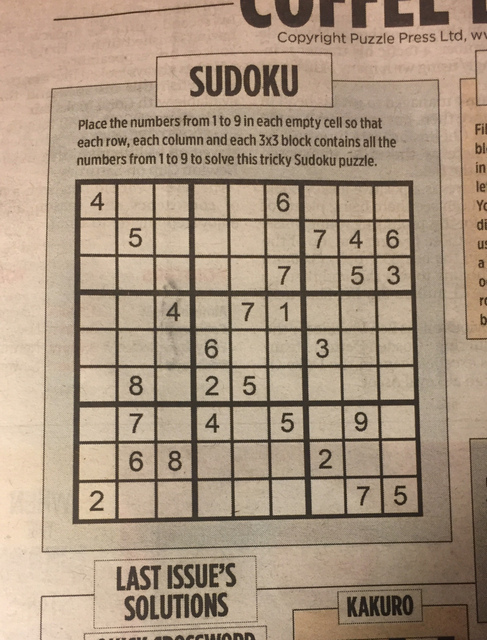
#> input picture lesson_2/assets/lesson_2_example_image_1.jpg, 487 x 640 px; the run also reads 1 picture not shown here
$ jupyter execute --allow-errors cv_lecture_2.ipynb   (older library calls are emulated)
#> lines starting #> are read from the running program, lines starting #| are printed output that depends on the picture; after the words box and inside, x2 and y2 are one past the last pixel; in counts of white or black regions, pixels touching at a corner belong together
#> further down, img is the input picture: shape (640, 487, 3); mean B, G, R 128.6, 149.7, 169.5
# Лекция: Компьютерное зрение
## Классические алгормимы компьютерного зрения

**Преподаватель:** Весельев Александр, Т-Банк

**Аудитория:** ФКН ВШЭ, МФТИ

---

## Feature Detectors and Descriptors

### Harris Corner Detector

Способ найти на картинке *углы*: места, где изображение меняется сразу в двух направлениях (и по X, и по Y).

*Идея*: при небольшом сдвиге окна (патча) вокруг точки:

- в угле картинка плохо совпадёт при любом маленьком сдвиге
- на ребре – совпадёт при сдвиге вдоль ребра
- на ровном – совпадёт почти всегда.

#### Функция энергии

Пусть изображение – функция яркости:
$$I(x,y)$$

Берём маленькое окно $W$ вокруг точки $(x,y)$ и смотрим, насколько изменится картинка, если сдвинуть окно на $(u,v)$:
$$
E(u,v)=\sum_{(i,j)\in W} w(i,j),\bigl(I(i+u,j+v)-I(i,j)\bigr)^2
$$
где $w(i,j)$ — веса окна (gaussian), чтобы центр был важнее.

#### Линеаризация

Для малых $(u,v)$:
$$
I(i+u, j+v)\approx I(i,j)+I_x(i,j)u + I_y(i,j)v
$$
где
$$
I_x=\frac{\partial I}{\partial x},\quad I_y=\frac{\partial I}{\partial y}
$$

Тогда разность:
$$
I(i+u,j+v)-I(i,j)\approx I_x(i,j)u + I_y(i,j)v
$$

Подставляем в $E(u,v)$:
$$
E(u,v)\approx \sum_{(i,j)\in W} w(i,j)(I_x u + I_y v)^2
$$

$$
(I_x u + I_y v)^2 = I_x^2 u^2 + 2 I_x I_y u v + I_y^2 v^2
$$

Тогда:
$$
E(u,v)\approx u^2\sum w I_x^2+2uv\sum w I_x I_y+v^2\sum w I_y^2
$$

В матричном виде:
$$
E(u,v)\approx
\begin{bmatrix}u & v\end{bmatrix}\mathbf{M}\begin{bmatrix}u \\ v\end{bmatrix}
$$

где $\mathbf{M}$ — **матрица вторых моментов**:
$$
\mathbf{M}=\sum_{(i,j)\in W} w(i,j)\begin{bmatrix}I_x^2 & I_x I_y \\ I_x I_y & I_y^2 \end{bmatrix} = \begin{bmatrix}A & C \\ C & B\end{bmatrix}
$$
с обозначениями:
$$
A=\sum w I_x^2,\quad
B=\sum w I_y^2,\quad
C=\sum w I_x I_y
$$

#### Собственные значения и геометрический смысл

Пусть $\lambda_1,\lambda_2$ — собственные значения $\mathbf{M}$ (они $\ge 0$)

- **Ровная область**: градиенты малы $A,B,C\approx 0 \rightarrow \lambda_1\approx 0, \lambda_2\approx 0$
- **Ребро**: сильное изменение в одном направлении – одно собственное значение большое, второе маленькое $\lambda_1\gg \lambda_2\approx 0$
- **Угол**: изменения в двух направлениях – $\lambda_1 > 0, \lambda_2 > 0$

#### Скалярный отклик

$$
R = \det(\mathbf{M}) - k(\operatorname{trace}(\mathbf{M}))^2
$$
где
$$
\det(\mathbf{M}) = \lambda_1\lambda_2\quad
\operatorname{trace}(\mathbf{M}) = \lambda_1+\lambda_2
$$
и обычно $k\in[0.04, 0.06]$

Если $\mathbf{M}=\begin{bmatrix}A & C \\ C & B\end{bmatrix}$, то:

$$
\det(\mathbf{M}) = AB - C^2
$$
$$
\operatorname{trace}(\mathbf{M}) = A + B
$$

Значит:
$$
R = (AB - C^2) - k(A+B)^2
$$

Интерпретация:

- **Ровная область**: $R\approx 0$
- **Ребро**: одно значение большое, другое маленькое $\rightarrow \det \approx 0, \operatorname{trace} > 0 \rightarrow R$ часто **отрицательный**
- **Угол**: $A$ и $B$ большие, $\det > 0 \rightarrow R$ обычно **сильно положительный**

#### Практический алгоритм

1. Перевести в `grayscale`
2. Посчитать градиенты $I_x, I_y$ (обычно Sobel)
3. Посчитать $I_x^2, I_y^2, I_x I_y$
4. Сгладить их гауссовым фильтром
5. Для каждой точки вычислить $R$
6. Взять точки, где $R$ больше порога

[cell 1]
import cv2
import numpy as np
import matplotlib.pyplot as plt
import os
import requests
import warnings
import glob

from pathlib import Path

def show_image(image, cmap=None):
    plt.imshow(image, cmap=cmap)
    plt.axis("off")
    plt.show()


SUDOKU_IMAGE_PATH = "assets/lesson_2_example_image_1.jpg"
OUTDOOR_FIRST_PART_PATH = "assets/lesson_2_example_image_2.jpg"
OUTDOOR_SECOND_PART_PATH = "assets/lesson_2_example_image_3.jpg"
OUTDOOR_THIRD_PART_PATH = "assets/lesson_2_example_image_4.jpg"

[cell 2]
def harris_example(img, nms: bool = False) -> None:
#> called with nms = False
    title = f"Harris Corner Detection (nms is {'on' if nms else 'off'})"

    gray = cv2.cvtColor(img, cv2.COLOR_BGR2GRAY)
    gray_f = np.float32(gray)

    block_size = 2
    ksize = 3
    k = 0.04

    R = cv2.cornerHarris(gray_f, blockSize=block_size, ksize=ksize, k=k)
    if not nms:
        R = cv2.dilate(R, None)
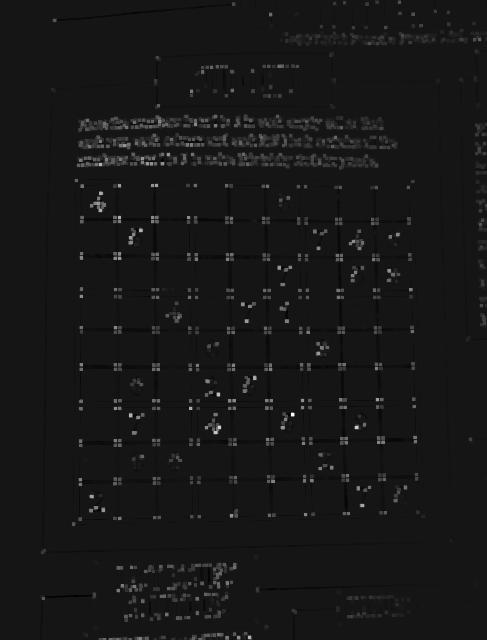
#> R: shape (640, 487) float32; min -3173698.8, max 34551196, mean 388298.3; drawn with min black and max white
    thr = 0.01 * R.max()
#> thr = 345512
    mask_thr = (R > thr)
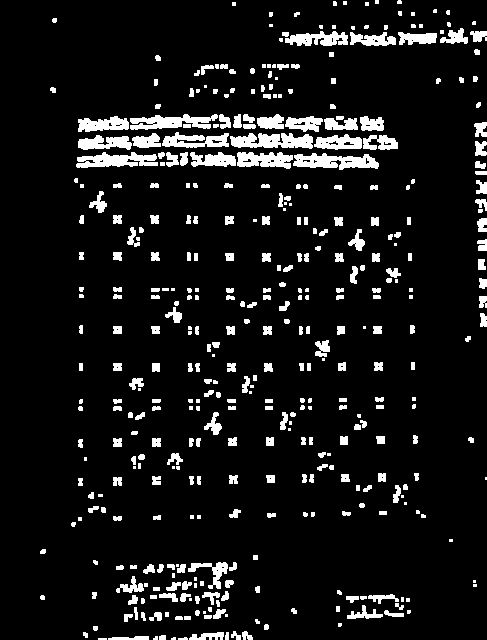
#> mask_thr: shape (640, 487) bool; 8.7% white; 423 white regions (112 under 20 px), largest, box (x1, y1, x2, y2) and area: (230, 133, 313, 149) 955, (293, 153, 379, 170) 933, (76, 152, 158, 168) 849

    if nms:
        nms_ksize = 7
        kernel = np.ones((nms_ksize, nms_ksize), np.uint8)
        R_dilated = cv2.dilate(R, kernel)
        mask_localmax = (R == R_dilated)

        corners_mask = mask_thr & mask_localmax

        ys, xs = np.where(corners_mask)

        result = img.copy()
        for x, y in zip(xs, ys):
            cv2.circle(result, (int(x), int(y)), 3, (0, 0, 255), 1, cv2.LINE_AA)
    else:

        result = img.copy()
        result[mask_thr] = (0, 0, 255)
#> result: shape (640, 487, 3); 8.67% of pixels changed, all inside (x1, y1, x2, y2) = (40, 0, 487, 640)

    plt.title(title)
    show_image(result[..., ::-1])

img = cv2.imread(SUDOKU_IMAGE_PATH)
harris_example(img)

[cell 3]
# harris_example(cv2.rotate(img, cv2.ROTATE_90_CLOCKWISE))

---

*Напоминание: оператор Собеля*

[cell 4]
ori = cv2.cvtColor(cv2.imread(SUDOKU_IMAGE_PATH), cv2.COLOR_BGR2GRAY)

gradientx = cv2.Sobel(ori, ddepth=cv2.CV_32F, dx=1, dy=0)
gradienty = cv2.Sobel(ori, ddepth=cv2.CV_32F, dx=0, dy=1)
gradient = np.concat((gradientx, gradienty), axis=1)

show_image(np.abs(gradient), cmap='gray')

#### Laplacian of Gaussian (LoG)

[cell 5]
test_image = cv2.imread(OUTDOOR_FIRST_PART_PATH)
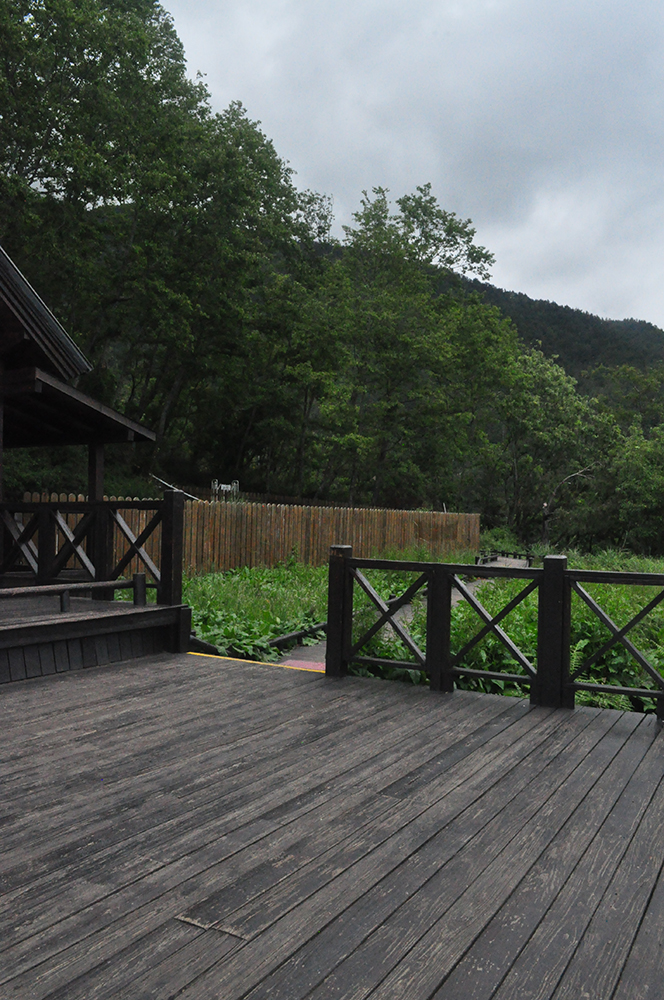
#> input picture lesson_2/assets/lesson_2_example_image_2.jpg, 664 x 1000 px
#> test_image is the input picture: shape (1000, 664, 3); mean B, G, R 84.9, 90.6, 85.6
gray = cv2.cvtColor(test_image, cv2.COLOR_BGR2GRAY)
#> gray: shape (1000, 664)

blur = cv2.GaussianBlur(gray, (0, 0), sigmaX=1.6, sigmaY=1.5)

# # Эквивалентно
# logx = cv2.Sobel(blur, ddepth=cv2.CV_32F, dx=2, dy=0)
# logy = cv2.Sobel(blur, ddepth=cv2.CV_32F, dx=0, dy=2)
# log = logx + logy
log = cv2.Laplacian(blur, ddepth=cv2.CV_32F, ksize=3)

# Для визуализации
log_abs = np.abs(log)
log_vis = cv2.normalize(log_abs, None, 0, 255, cv2.NORM_MINMAX).astype(np.uint8)

plt.title("LoG")
show_image(log_vis, cmap="gray")

#### Difference of Gaussian (DoG)

"Дешевое" приближение `LoG`

[cell 6]
test_image = cv2.imread(OUTDOOR_FIRST_PART_PATH)
gray = cv2.cvtColor(test_image, cv2.COLOR_BGR2GRAY)

sigma1 = 1.6
sigma2 = 1.6 * (2 ** 0.5)

# ksize ~ 6*sigma + 1
g1 = cv2.GaussianBlur(gray, ksize=(0, 0), sigmaX=sigma1, sigmaY=sigma1)
g2 = cv2.GaussianBlur(gray, ksize=(0, 0), sigmaX=sigma2, sigmaY=sigma2)

dog = g1.astype(np.float32) - g2.astype(np.float32)
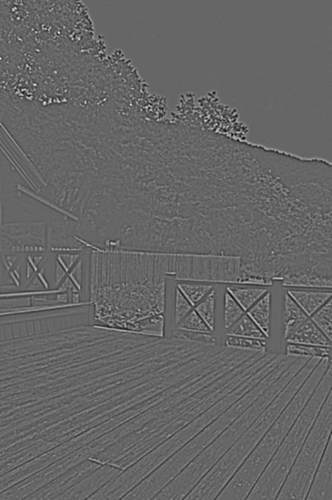
#> dog: shape (1000, 664) float32 (shown at 1/2 size); min -22, max 33, mean 0; drawn with min black and max white

# Для визуализации
dog_vis = cv2.normalize(dog, None, 0, 255, cv2.NORM_MINMAX).astype(np.uint8)

plt.title("DoG")
show_image(dog_vis, cmap="gray")

#### Gaussian Pyramid

[cell 7]
img = test_image.copy()
img = cv2.cvtColor(img, cv2.COLOR_BGR2RGB)
#> img: shape (1000, 664, 3)

num_levels = 5
pyramid = [img]

current = img
for _ in range(num_levels - 1):
    # (5, 5) - размер ядра для сглаживания
    current = cv2.pyrDown(current)
    pyramid.append(current)
#> after the loop, pyramid = 5 items


# отрисовка пирамиды
h0, w0 = pyramid[0].shape[:2]

canvas_width = w0 + pyramid[1].shape[1]
canvas_height = h0

canvas = np.ones((canvas_height, canvas_width, 3), dtype=np.uint8) * 255

canvas[0:h0, 0:w0] = pyramid[0]

y_offset = 0
for level in pyramid[1:]:
    h, w = level.shape[:2]
    canvas[y_offset:y_offset+h, w0:w0+w] = level
    y_offset += h
#> this loop made 4 passes
#> (h, w, y_offset) on passes 1 to 4: (500, 332, 500), (250, 166, 750), (125, 83, 875), (63, 42, 938)
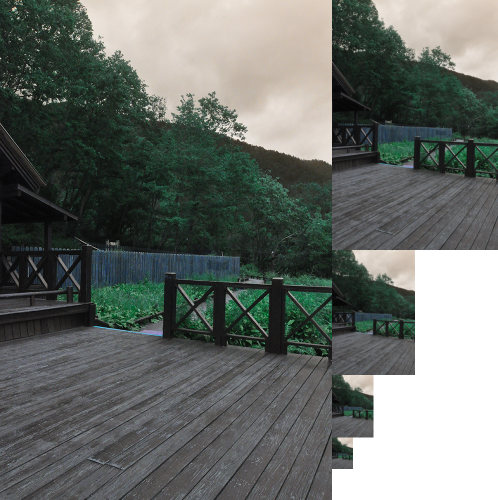
#> canvas: shape (1000, 996, 3) (shown at 1/2 size); mean of channels 0, 1, 2 104.5, 109, 104; drawn as B, G, R
#> after the loop, y_offset = 938

plt.figure(figsize=(10, 6))
plt.imshow(canvas)
plt.title("Gaussian Pyramid (real relative sizes)")
plt.axis("off")
plt.show()

### SIFT

*Scale-Invariant Feature Transform*

Алгоритм для поиска признаков на изображениях, устойчивый к масштабированию и поворотам

Шаги:
**1. Построение масштабного пространства (Scale-space construction)**

- Исходное изображение $I(x,y)$ сглаживается:

$$
L(x,y,\sigma) = G(x,y,\sigma) * I(x,y)
$$

- Строится несколько уровней размытия (scale levels) для каждого масштаба
- Масштабы группируются в **октавы**:
  - при переходе к следующей октаве изображение уменьшается в 2 раза
  - процесс повторяется

**2. Вычисление Difference-of-Gaussians (DoG)**

- Для соседних масштабов вычисляется разность:
$$
D(x,y,\sigma) = L(x,y,k\sigma) - L(x,y,\sigma)
$$
- Получается пирамида DoG-изображений

**3. Поиск экстремумов в scale-space**

Цель — найти потенциальные ключевые точки

- Каждая точка DoG сравнивается:
  - с 8 соседями в том же масштабе
  - с 9 соседями в масштабе ниже
  - с 9 соседями в масштабе выше

- Если точка — локальный максимум или минимум, то кандидат в ключевую точку

**4. Точная локализация ключевых точек**

Фильтрация точек

- Раскладывается ряд Тейлора для $D(x,y,\sigma)$ и откидываются точки низкой интенсивности   (`contrastThreshold`)
- Удаляются граничные точки, по аналогии с Harris detector (`edgeThreshold`)

**5. Назначение ориентации (Orientation assignment)**

Необходимо для rotation invariance

- В окрестности ключевой точки вычисляются:
  - величина градиента
  - направление градиента
- Строится гистограмма направлений
- Основной пик гистограммы задаёт ориентацию точки

**6. Построение дескриптора ключевой точки**

- Окрестность точки:
  - масштабируется
  - поворачивается по найденной ориентации

- Область делится на сетку $4 \times 4$
- В каждой ячейке строится гистограмма направлений градиента (8 направлений)
- Формируется вектор размерности:
$$
4 \times 4 \times 8 = 128
$$

**7. Нормализация дескриптора**

Цель — устойчивость к изменению освещения

- Дескриптор нормируется по L2-норме
- Значения ограничиваются

[cell 8]
img = cv2.imread(OUTDOOR_FIRST_PART_PATH)
gray = cv2.cvtColor(img, cv2.COLOR_BGR2GRAY)

sift = cv2.SIFT_create()
kp = sift.detect(gray,None)
#> kp = 3059 keypoints; strongest (x, y, size): (72, 64, 1.9), (209, 199, 2.2), (118, 65, 2.8), (38, 78, 2.1)

# img = cv2.drawKeypoints(gray, kp, img)
# # Отрисовка с направлениями и магнитудой
img = cv2.drawKeypoints(gray, kp, img, flags=cv2.DRAW_MATCHES_FLAGS_DRAW_RICH_KEYPOINTS)
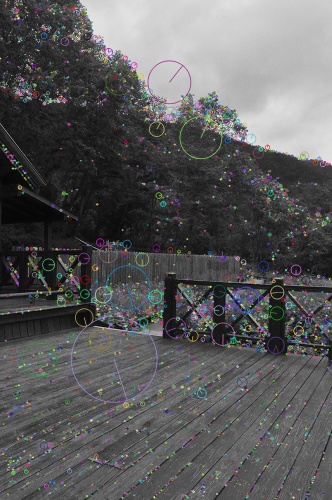
#> img: shape (1000, 664, 3) (shown at 1/2 size); mean B, G, R 91.2, 91, 90.9

show_image(img)

---

#### FAST

[link](https://habr.com/ru/articles/414459/)

FAST был одним из первых эвристических методов поиска особых точек, который завоевал большую популярность из-за своей вычислительной эффективности. Для принятия решения о том, считать заданную точку С особой или нет, в этом методе рассматривается яркость пикселей на окружности с центром в точке С и радиусом 3:
Сравнивая яркости пикселей окружности с яркостью центра C, получаем для каждого три возможных исхода (светлее, темнее, похоже):

$\begin{array}{l} {I_p} > {I_C} + t\\ {I_p} < {I_C}-t\\ {I_C}-t < {I_p} < {I_C} + t\end{array}$

Здесь I – яркость пикселей, t – некоторый заранее фиксированный порог по яркости.
Точка помечается как особая, если на круге существует подряд n=12 пикселей, которые темнее, или 12 пикселей, которые светлее, чем центр.

Как показала практика, в среднем для принятия решения нужно было проверить около 9 точек. Для того, чтобы ускорить процесс, авторы предложили сначала проверить только четыре пиксела под номерами: 1, 5, 9, 13. Если среди них есть 3 пиксела светлее или темнее, то выполняется полная проверка по 16 точкам, иначе – точка сразу помечается как «не особая». Это сильно сокращает время работы, для принятия решения в среднем достаточно опросить всего лишь около 4 точек окружности.

---

#### BRIEF

Алгоритм вычисления дескрипторов особых точек. строится из 256 бинарных сравнений между яркостями пикселей на размытом изображении. Бинарный тест между точками х и у определяется так:

$$
\tau(P, x, y) :=
\begin{cases}
1 & \text{if } p(x) < p(y), \\
0 & \text{if } p(x) \geq p(y).
\end{cases}
$$

В оригинальной статье было рассмотрено несколько способов выбора точек для бинарных сравнений. Как оказалось, один из лучших способов – выбирать точки случайным образом Гауссовским распределением вокруг центрального пиксела. Эта случайная последовательность точек выбирается один раз и в дальнейшем не меняется. Размер рассматриваемой окрестности точки равен 31х31 пиксел, а апертура размытия равна 5.

Полученный бинарный дескриптор оказывается устойчив к сменам освещения, перспективному искажению, быстро вычисляется и сравнивается, но очень неустойчив к вращению в плоскости изображения.

### ORB

(Oriented FAST and Rotated BRIEF)

1. Детектор ключевых точек: FAST
2. Оценка ключевых точек
- считает Harris score для точки
- оставляет топ-N точек
3. Устойчивость к масштабу: пирамида изображений
- строится пирамида: изображение в нескольких масштабах (уменьшенные копии)
- FAST запускается на каждом уровне
4. Ориентация ключевой точки (Oriented)
- смотрим на распределение яркости вокруг точки
- находим куда смещён центр массы яркости
1. Дескриптор: Rotated BRIEF
- ORB делает rBRIEF: набор пар точек для сравнений поворачивается согласно ориентации ключевой точки

[cell 9]
img = cv2.imread(OUTDOOR_FIRST_PART_PATH, cv2.IMREAD_GRAYSCALE)
#> img: shape (1000, 664)

orb = cv2.ORB_create()
kp = orb.detect(img,None)
#> kp = 500 keypoints; strongest (x, y, size): (116, 64, 31), (118, 65, 31), (72, 64, 31), (91, 57, 31)
kp, des = orb.compute(img, kp)

img2 = cv2.drawKeypoints(cv2.imread(OUTDOOR_FIRST_PART_PATH), kp, None, color=(0,0,255), flags=0)
show_image(img2[..., ::-1])

---

## Matching

### Brute Force Matcher

#### Ratio Test (Lowe)

Соответствия ключевых точек между двумя изображениями находятся путём определения их ближайших соседей. Однако в некоторых случаях второе ближайшее совпадение может быть очень близко к первому. Это может происходить из-за шума или по другим причинам. В таком случае вычисляется отношение расстояния до ближайшего соседа к расстоянию до второго ближайшего. Если это отношение больше 0,8, совпадение отбрасывается. Согласно статье, такой подход устраняет около 90% ложных совпадений, теряя при этом лишь 5% правильных. ([source](https://docs.opencv.org/4.x/da/df5/tutorial_py_sift_intro.html))

[cell 10]
img1 = cv2.imread(OUTDOOR_FIRST_PART_PATH, cv2.IMREAD_GRAYSCALE)
img2 = cv2.imread(OUTDOOR_SECOND_PART_PATH, cv2.IMREAD_GRAYSCALE)
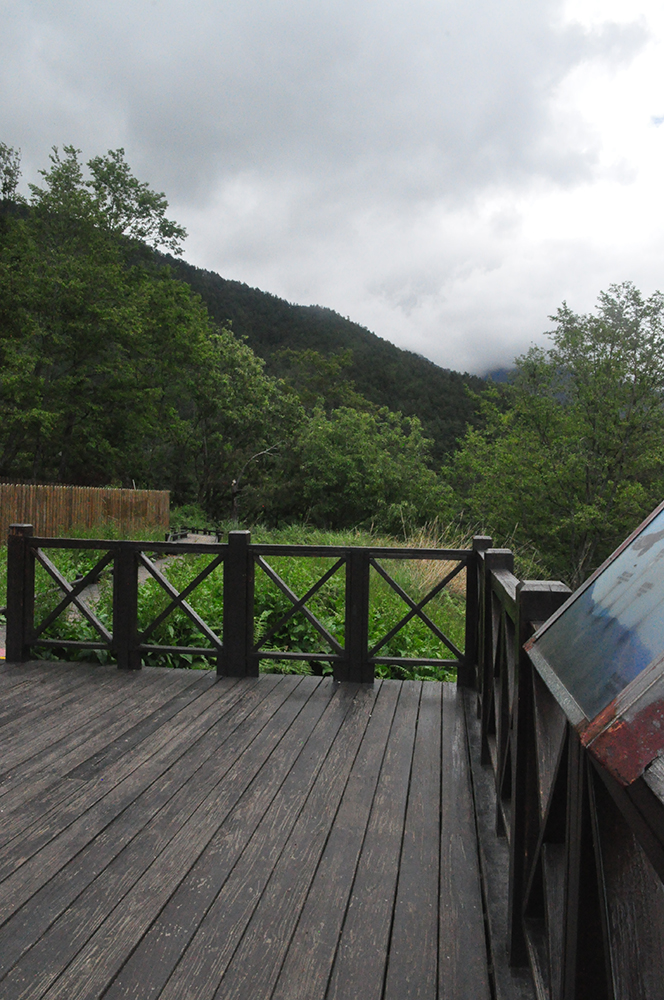
#> input picture lesson_2/assets/lesson_2_example_image_3.jpg, 664 x 1000 px
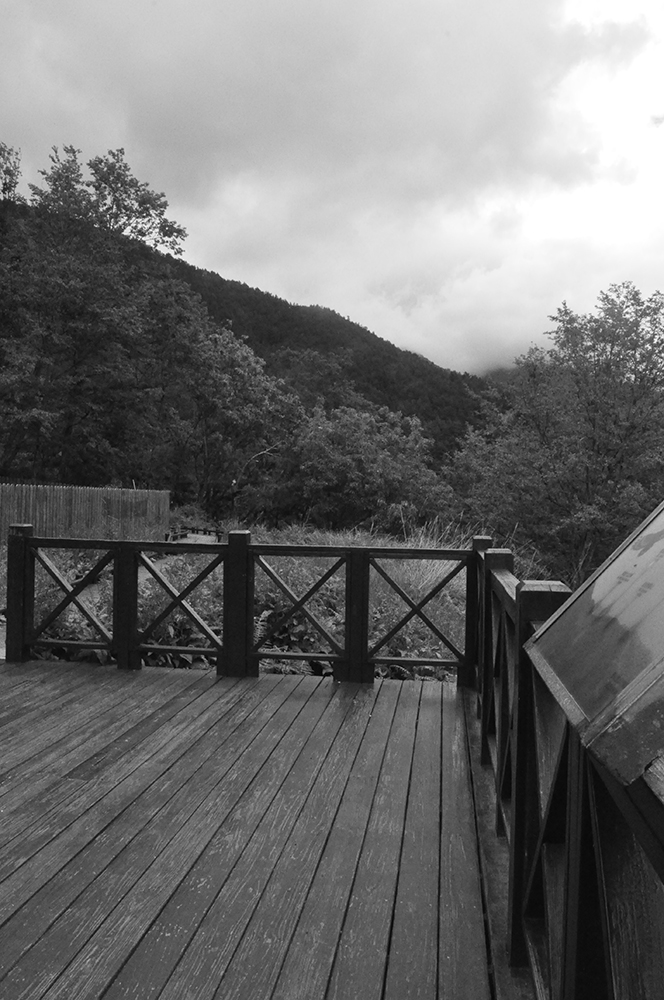
#> img2: shape (1000, 664); min 0, max 255, mean 110

sift = cv2.SIFT_create()
kp1, des1 = sift.detectAndCompute(img1, None)
#> kp1 = 3059 keypoints; strongest (x, y, size): (72, 64, 1.9), (209, 199, 2.2), (118, 65, 2.8), (38, 78, 2.1)
kp2, des2 = sift.detectAndCompute(img2, None)
#> kp2 = 2551 keypoints; strongest (x, y, size): (234, 481, 1.9), (247, 532, 2.5), (126, 232, 4.6), (105, 204, 2)
#> (the rest of the program and of its run is left out)
